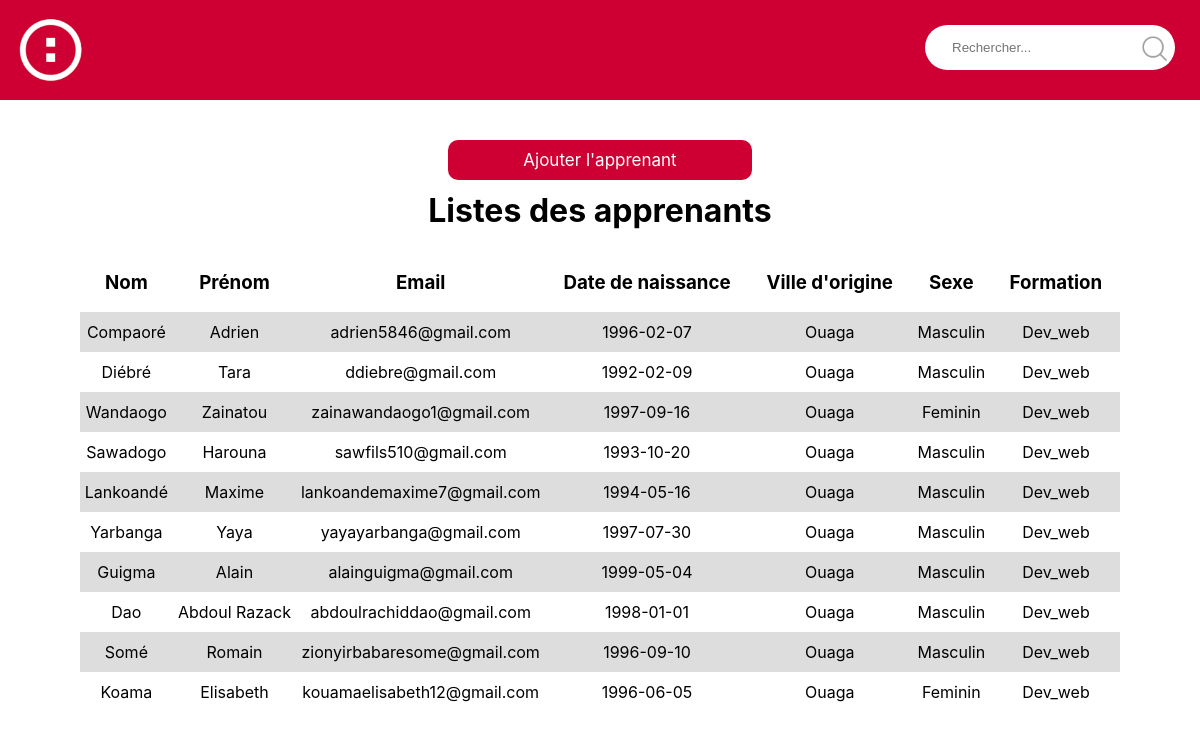
Page /liste.php on the committed database.
### tables this page shows
CREATE TABLE `apprenants` (
  `ID` int(11) NOT NULL,
  `Email` varchar(255) NOT NULL,
  `Nom` varchar(50) NOT NULL,
  `Prenom` varchar(50) NOT NULL,
  `Dates_de_naissance` date NOT NULL,
  `Sexe` varchar(15) NOT NULL,
  `ville` varchar(255) NOT NULL,
  `formation` varchar(255) NOT NULL
);

### affichage.php (called while the page is built)
<?php
require_once "connexion.php";
$recuperation = $db ->query("SELECT * FROM apprenants ");
?>

### liste.php (the view, shortened to what this page needs)
<!DOCTYPE html>
<html lang="fr">
<head>
    <link rel="stylesheet" href="styles/accueil.css">
</head>
<body>
    <?php
    require_once "affichage.php"
    ?>
    <header>
        <div id="logo">
            <a href="#">
                <img src="fonts/logo.png" alt="LogoSimplon">
            </a>
        </div>
        <div id="searchbar">
            <form action="#" method="POST">
                <input type="text" name="input" id="input" placeholder="Rechercher...">
                <button type="submit">
                    <img src="fonts/search_Icon.png" alt="Rechercher">
                </button>
            </form>
        </div>
    </header>
    <main>
        <div id="addBtn">
            <a href="formulaire.html">Ajouter l'apprenant</a>
        </div>
        <div id="list">
            <h1>Listes des apprenants</h1>
            <div id="table">
                <table>
                    <thead>
                        <tr>
                            <th>
                                <h3>Nom</h3>
                            </th>
                            <th>
                                <h3>Prénom</h3>
                            </th>
                            <th>
                                <h3>Email</h3>
                            </th>
                            <th>
                                <h3>Date de naissance</h3>
                            </th>
                            <th>
                                <h3>Ville d'origine</h3>
                            </th>
                            <th>
                                <h3>Sexe</h3>
                            </th>
                            <th>
                                <h3>Formation</h3>
                            </th>
                        </tr>
                    </thead>
                    <tbody>
                        <?php
                        while($data = $recuperation -> fetch()) {
                            echo "<tr>";
                            echo "<td>".$data["Nom"]."</td>";
                            echo "<td>".$data["Prenom"]."</td>";
                            echo "<td>".$data["Email"]."</td>";
                            echo "<td>".$data["Dates_de_naissance"]."</td>";
                            echo "<td>Ouaga</td>";
                            echo "<td>".$data["Sexe"]."</td>";
                            echo "<td>Dev_web</td>";
                            echo "</tr>";
                        }
                        ?>
                    </tbody>
                  </table>
            </div>
        </div>
    </main>
</body>
</html>

### styles/accueil.css (style rules this page uses)
:root { margin: 0px; padding: 0px; font-family: -apple-system, BlinkMacSystemFont, 'Segoe UI', Roboto, Oxygen, Ubuntu, Cantarell, 'Open Sans', 'Helvetica Neue', sans-serif; --primary: #ce0033 !important; }
a { text-decoration: none; }
header { width: 100%; height: 100px; background: var(--primary); display: flex; justify-content: space-between; position: fixed; top: 0; left: 0; }
#logo { width: 75px; height: 75px; transform: translate(13px, 13px); }
#logo > a > img { width: 100%; height: 100%; }
#searchbar { width: 225px; height: 45px; }
#searchbar > form { width: 100%; height: 100%; background: #fff; display: flex; transform: translate(-50px, 25px); border: none; border-radius: 30px; padding-left: 25px; }
#searchbar > form > input { border: none; outline: none; }
#searchbar > form > button { width: fit-content; height: fit-content; background: transparent; margin-top: 5px; border: none; outline: none; }
#searchbar > form > button > img { width: 35px; height: 35px; }
main { margin-top: 150px; }
#addBtn { text-align: center; }
#addBtn > a { font-size: 17px; padding: 10px 75px; color: #fff; background: var(--primary); border-radius: 10px; }
#list > h1 { text-align: center; }
#table { overflow-x: scroll; }
#list table { margin: auto; border-collapse: collapse; }
th { padding: 0 18px; }
tbody > tr { margin-top: 30px; }
tbody > tr > td { text-align: center; border: none; padding: 10px 5px; }
tbody > tr:nth-child(odd) { background: #ddd; }

### rows in the picture
apprenants: Nom "Compaoré", Prenom "Adrien", Email "adrien5846@gmail.com", Dates_de_naissance "1996-02-07", Sexe "Masculin"
apprenants: Nom "Diébré", Prenom "Tara", Email "ddiebre@gmail.com", Dates_de_naissance "1992-02-09", Sexe "Masculin"
apprenants: Nom "Wandaogo", Prenom "Zainatou", Email "zainawandaogo1@gmail.com", Dates_de_naissance "1997-09-16", Sexe "Feminin"
apprenants: Nom "Sawadogo", Prenom "Harouna", Email "sawfils510@gmail.com", Dates_de_naissance "1993-10-20", Sexe "Masculin"
apprenants: Nom "Lankoandé", Prenom "Maxime", Email "lankoandemaxime7@gmail.com", Dates_de_naissance "1994-05-16", Sexe "Masculin"
apprenants: Nom "Yarbanga", Prenom "Yaya", Email "yayayarbanga@gmail.com", Dates_de_naissance "1997-07-30", Sexe "Masculin"
apprenants: Nom "Guigma", Prenom "Alain", Email "alainguigma@gmail.com", Dates_de_naissance "1999-05-04", Sexe "Masculin"
apprenants: Nom "Dao", Prenom "Abdoul Razack", Email "abdoulrachiddao@gmail.com", Dates_de_naissance "1998-01-01", Sexe "Masculin"
apprenants: Nom "Somé", Prenom "Romain", Email "zionyirbabaresome@gmail.com", Dates_de_naissance "1996-09-10", Sexe "Masculin"
apprenants: Nom "Koama", Prenom "Elisabeth", Email "kouamaelisabeth12@gmail.com", Dates_de_naissance "1996-06-05", Sexe "Feminin"
